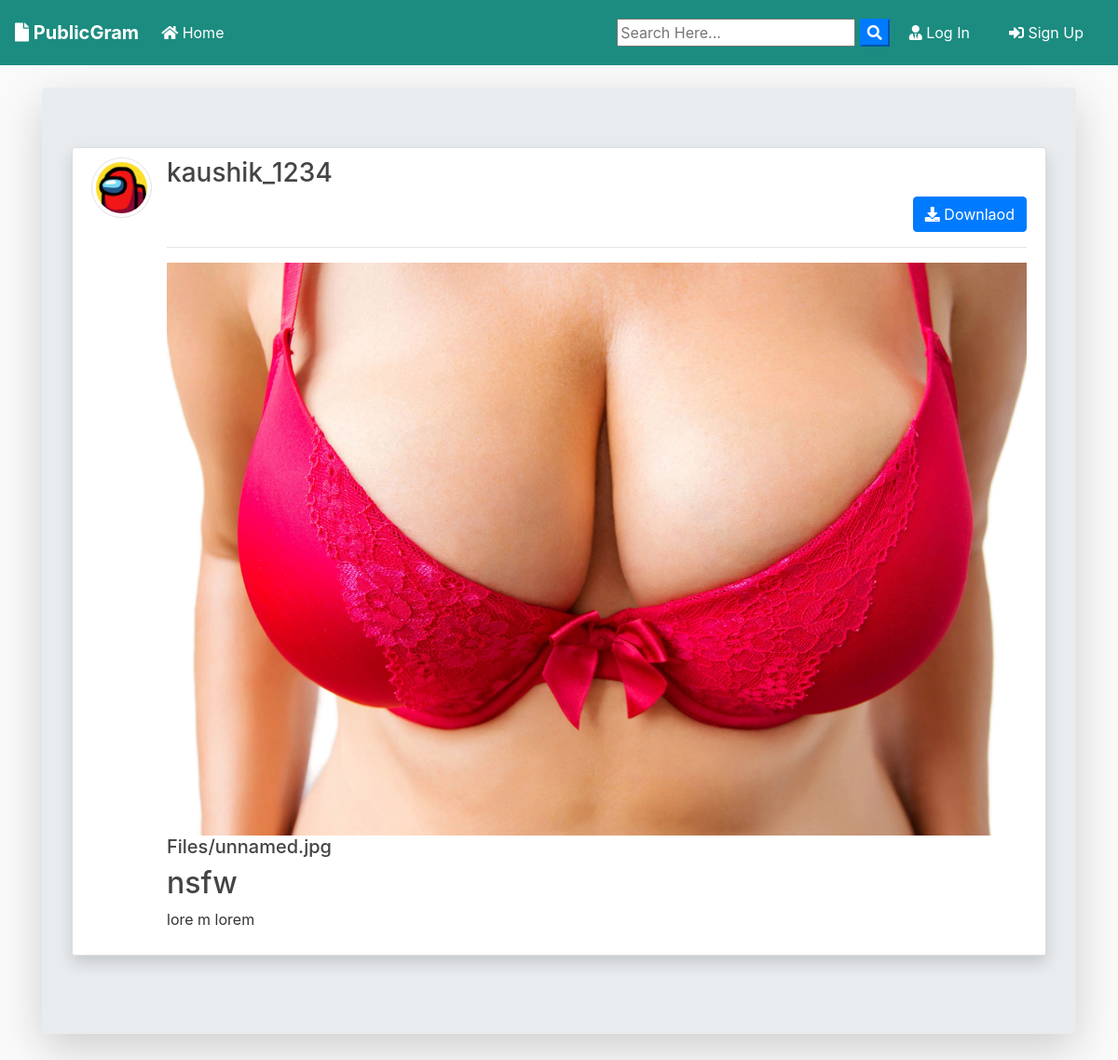
/post/21/, run on the app's committed database.
### blog/models.py (models this page shows, shortened)
class Post(models.Model):
	title = models.CharField(max_length=100)
	file = models.FileField(null=True,blank=True,upload_to='Files')
	content = models.TextField()
	date_posted = models.DateTimeField(default=timezone.now)
	author = models.ForeignKey(User, on_delete=models.CASCADE)
	is_visible = models.BooleanField(default=True)
	def extension(self):
		name, extension = os.path.splitext(self.file.name)
		return extension

### users/models.py (models this page shows, shortened)
class Profile(models.Model):
    user = models.OneToOneField(User, on_delete=models.CASCADE)
    image = models.ImageField(default='default.jpg', upload_to='profile_pics')

### blog/views.py (the view)
# urls.py: path('post/<int:pk>/', PostDetailView.as_view(), name='post-detail'),
class PostDetailView(DetailView):
    model = Post
    template_name = 'blog/post_detail.html'
    def get_object(self):
        logged_in_user = self.request.user
        object = self.model.objects.get(pk=self.kwargs['pk'])
        if logged_in_user == object.author:
            return object
        if object.is_visible == False:
            raise Http404("Not Available")
        return object

### blog/templates/blog/post_detail.html (shortened to what this page needs)
{% extends "blog/base.html" %}
{% block content %}
<div class="jumbotron mt-3 shadow-lg">
<article class="media content-section shadow ">
   <a href="{{ object.author.profile.image.url }} " target="_blank"> <img src="{{ object.author.profile.image.url }}  " alt="" class="article-img rounded-circle img-thumbnail img-fluid">
   </a>
    <div class="media-body">
      <div class="">
        <div class="d-flex justify-content-between">
        <a class="mr-2 mt-0 mb-0  text-dark" href="{% url 'user-posts' object.author.username  %}"><h3>{{ object.author }}</h3></a>
        </div>
        {% if object.author != user %}
          <div class="form-group mt-0 pt-0 d-flex justify-content-end">
            <a href="{{ object.file.url }}" download class="btn btn-primary flex-last" type="submit"><i class="fas fa-download"></i> Downlaod</a>
          </div>
        {% endif %}
        <hr>
      </div>
      <div>
        {% if object.file %}
          {% if object.extension == '.jpg' or object.extension == 'jpeg' or object.extension == 'png' %}
            <a href="{{ object.file.url }}"  download ><img src="{{ object.file.url }}" alt="" class="img-fluid "></a>
            <a href="{{ object.file.url }}"  download class="text-dark"><h5>{{ object.file }}</h5></a>
          {% else %}
            <a href="{{ object.file.url }}"  download class="text-dark"><h5>{{ object.file }}</h5></a>
          {% endif %}
        {% endif %}
      </div>
      <h2>{{ object.title }}</h2>
      <p class="article-content">{{ object.content }}</p>
    </div>
  </article>
{% endblock content %}

### blog/static/blog/main.css (style rules this page uses)
body { background: #fafafa; color: #333333; margin-top: 0; }
h1, h2, h3, h4, h5, h6 { color: #444444; }
.content-section { background: #ffffff; padding: 10px 20px; border: 1px solid #dddddd; border-radius: 3px; margin-bottom: 20px; }
.article-content { white-space: pre-line; }
.article-img { height: 65px; width: 65px; margin-right: 16px; }

### data on the page
Post: author.profile.image (placeholder picture), author "kaushik_1234", file (picture), file "Files/unnamed.jpg", title "nsfw", content "lore m lorem"
